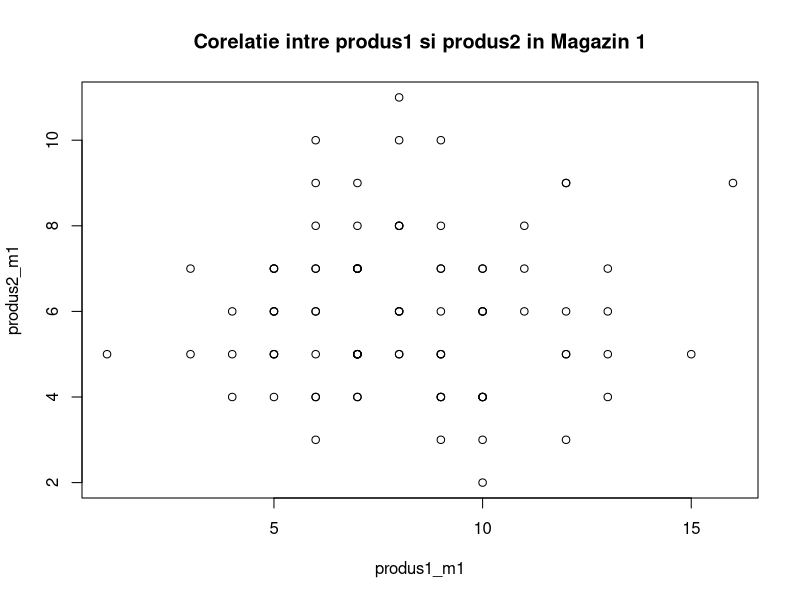
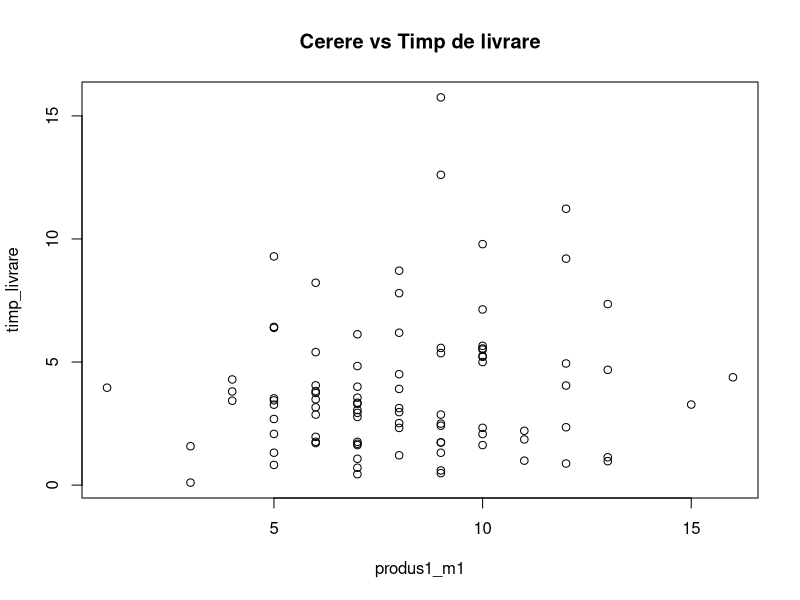
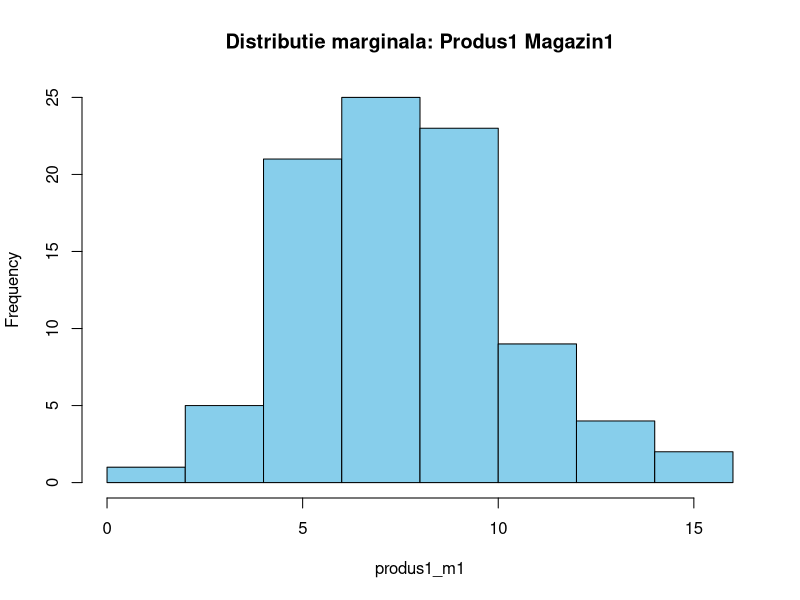
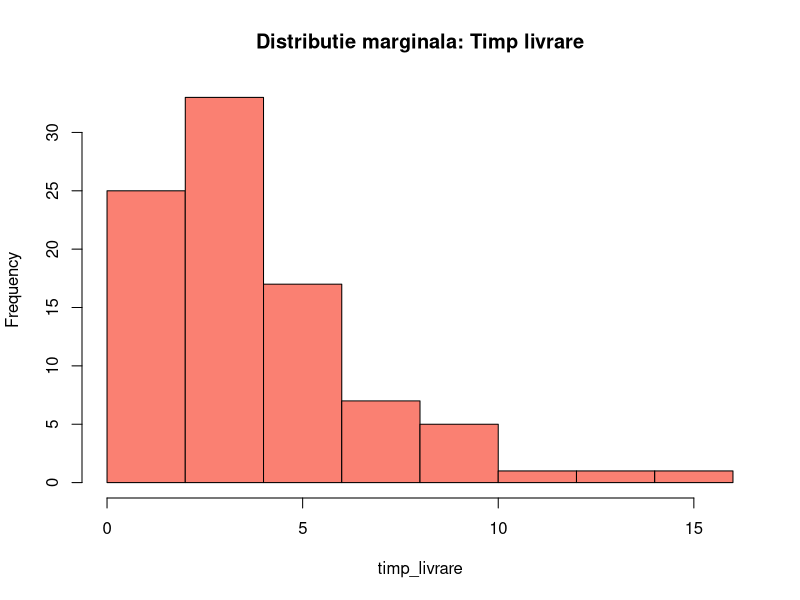
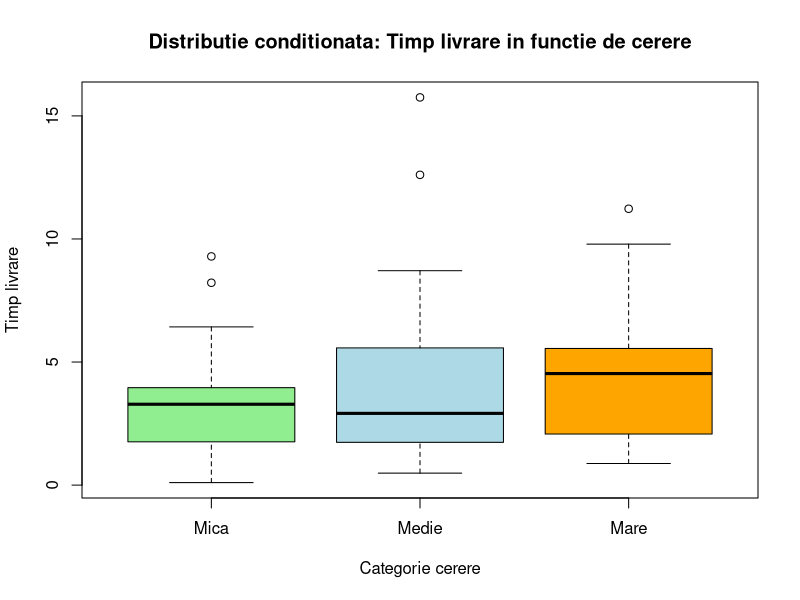
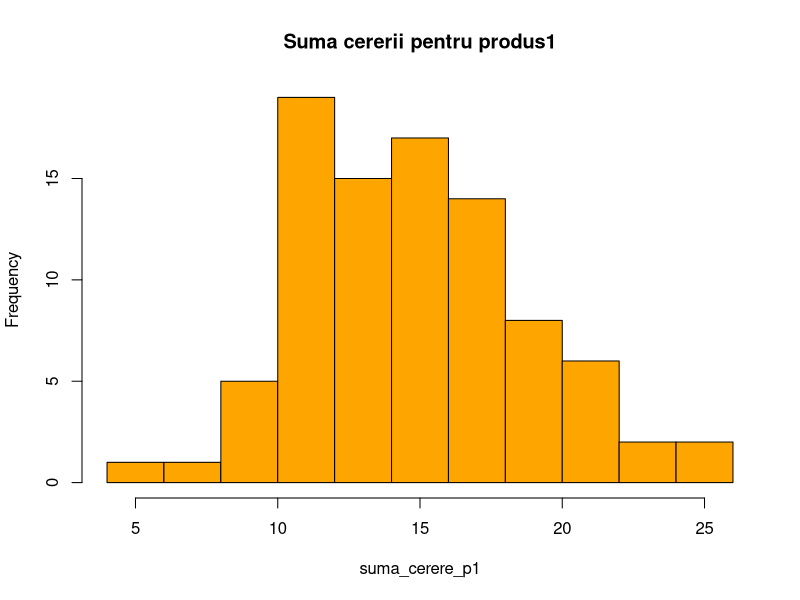
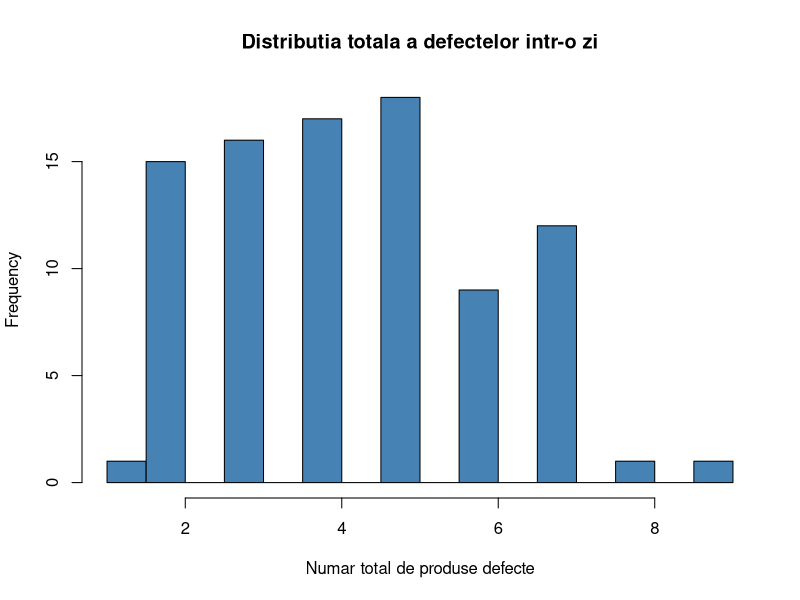
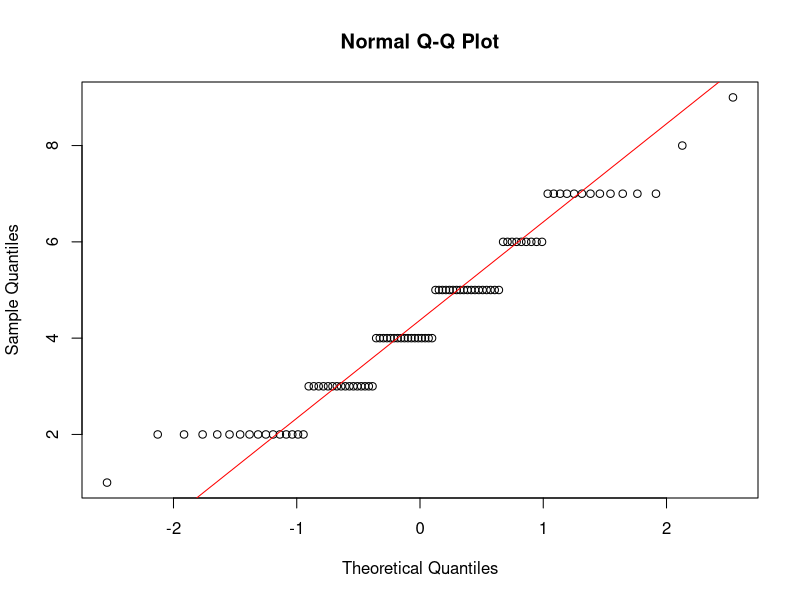

These figures' R source, in order:
set.seed(123)

# 1. Modelarea variabilelor aleatoare relevante
zile <- 90 # simulam 90 de zile

# Magazin 1
# Cerere zilnica pentru fiecare produs din magazinul 1
produs1_m1 <- rpois(zile, lambda = 8)      # Poisson - produs vandut rapid
produs2_m1 <- rbinom(zile, size = 20, prob = 0.3)  # Binomiala - produs vandut moderat
produs3_m1 <- rexp(zile, rate = 1/5)       # Exponentiala - produs cu cere variabila

# Magazin 2
# Cerere zilnica pentru fiecare produs din magazinul 2
produs1_m2 <- rpois(zile, lambda = 7)
produs2_m2 <- rbinom(zile, size = 20, prob = 0.4)
produs3_m2 <- rexp(zile, rate = 1/4)

# Timp de livrare (Gamma - continua, pozitiva)
timp_livrare <- rgamma(zile, shape = 2, rate = 0.5)

# Produse defecte la receptie (Binomiala)
produse_defecte <- rbinom(zile, size = 30, prob = 0.05)

# 2. Analiza bidimensionala si relatii intre variabile

# Corelatia dintre 2 produse din acelasi magazin
cor(produs1_m1, produs2_m1)
plot(produs1_m1, produs2_m1, main="Corelatie intre produs1 si produs2 in Magazin 1")
covarianta <- cov(produs1_m1, produs2_m1)
cat("Covarianta dintre produs1 si produs2 in magazinul 1 este:", covarianta, "\n")

# Corelatia intre cerere si timpul de livrare
cor(produs1_m1, timp_livrare)
plot(produs1_m1, timp_livrare, main="Cerere vs Timp de livrare")
cov_cerere_livrare <- cov(produs1_m1, timp_livrare)
cat("Covarianta intre cerere si timpul de livrare:", cov_cerere_livrare, "\n")

# Repartitii marginale
hist(produs1_m1, main="Distributie marginala: Produs1 Magazin1", col="skyblue")
hist(timp_livrare, main="Distributie marginala: Timp livrare", col="salmon")

# Repartitii conditionate
# Impartim cererea in 3 categorii: mica, medie, mare
categorie_cerere <- cut(produs1_m1,
                        breaks = quantile(produs1_m1, probs = c(0, 0.33, 0.66, 1)),
                        labels = c("Mica", "Medie", "Mare"),
                        include.lowest = TRUE)

# Timpul de livrare conditionat pe cerere
boxplot(timp_livrare ~ categorie_cerere,
        main = "Distributie conditionata: Timp livrare in functie de cerere",
        xlab = "Categorie cerere",
        ylab = "Timp livrare",
        col = c("lightgreen", "lightblue", "orange"))
# Interpretare practica: timpul de livrare creste odata cu cererea, inseamna ca cele doua sunt dependente.

# Test de independenta
# Discretizam ambele variabile
cut_cerere <- cut(produs1_m1, breaks = 4)
cut_timp <- cut(timp_livrare, breaks = 4)

# Construim tabelul de contingenta
tabel <- table(cut_cerere, cut_timp)

# Aplicam testul chi²
test_chi2 <- chisq.test(tabel)
print(test_chi2)

# Interpretare practica: 
# Daca p-value < 0.05, exista dependenta statistic semnificativa intre variabile.
# Daca p-value ≥ 0.05, nu putem afirma ca sunt dependente — pot fi independente.

# 3. Sume si transformari de variabile aleatoare

# Suma cereri pentru acelasi produs in cele doua magazine
suma_cerere_p1 <- produs1_m1 + produs1_m2
hist(suma_cerere_p1, main="Suma cererii pentru produs1", col="orange")

# Total defecte pentru toate produsele intr-o zi
defecte_totale <- produse_defecte + rbinom(zile, 30, 0.05) + rbinom(zile, 30, 0.05)

hist(defecte_totale, breaks = 15, col = "steelblue", main = "Distributia totala a defectelor intr-o zi",
     xlab = "Numar total de produse defecte")

# Media si deviatia standard
mean(defecte_totale)
sd(defecte_totale)

# QQ-plot pentru normalitate
qqnorm(defecte_totale)
qqline(defecte_totale, col = "red")
# QQ-plot-ul aproape liniar → aproximam distributia sumei ca Normala.

# Test de normalitate (Shapiro-Wilk)
shapiro.test(defecte_totale)
# Daca shapiro.test() are p > 0.05 → nu respingi normalitatea.

# Timp total de livrare pentru 2 produse (suma Gamma)
timp_total <- rgamma(zile, shape = 4, rate = 0.5)  # suma a doua Gamma(2,0.5)

zile <- 1000
t1 <- rgamma(zile, shape = 2, rate = 0.5)
t2 <- rgamma(zile, shape = 2, rate = 0.5)
timp_total <- t1 + t2

# Compara empiric vs teoretic
hist(timp_total, breaks = 50, probability = TRUE, col = "skyblue", main = "Suma Gamma(2, 0.5) + Gamma(2, 0.5)")
curve(dgamma(x, shape = 4, rate = 0.5), col = "red", lwd = 2, add = TRUE)
legend("topright", legend = c("Teoretic Gamma(4, 0.5)"), col = "red", lwd = 2)

cerere_produs1_total <- produs1_m1 + produs1_m2
# Aceasta suma este distribuita aproximativ ca Poisson(15)
# produs1_m1 ~ Poisson(8)
# produs1_m2 ~ Poisson(7)
# ⇒ suma ~ Poisson(8 + 7) = Poisson(15)

# 4. Aplicatii ale inegalitatilor probabilistice

# Aplicarea inegalitatii lui Cebisev
media <- mean(produs1_m1)
devst <- sd(produs1_m1)

k <- (media - 5) / devst
prob_cebisev <- 1 / (k^2)
cat("Probabilitatea (aproximativ) sa scada sub 5 bucati:", prob_cebisev, "\n")

# Inegalitatea lui Jensen: E[f(X)] ≥ f(E[X]) pentru functii convexe
stoc <- produs1_m1
mean_stoc_squared <- mean(stoc^2)
# (mean_stoc)^2  # Comparam cu mean_stoc_squared

# Bonus Inegalitatea lui Hoeffding
# Suma zilnica a cererii pentru produs1
cerere_totala_p1 <- produs1_m1 + produs1_m2  # aproximativ Poisson(15)

# Estimam empiric media cererii zilnice
media_cerere <- mean(cerere_totala_p1)

# Presupunem ca produsul este cerut de 90 de clienti in total (n = 90 variabile)
n <- 90
a <- 0  # cerere minima per client
b <- 1  # cerere maxima per client

# Vrem sa estimam riscul ca suma cererii sa depaseasca stocul
stoc <- 300
t <- stoc - n * media_cerere / n  # diferenta fata de media totala estimata

# Aplicam inegalitatea lui Hoeffding
hoeffding_bound <- exp(-2 * (t^2) / (n * (b - a)^2))
cat("Probabilitatea ca cererea sa depaseasca stocul (estimare Hoeffding):", hoeffding_bound, "\n")

# 5. Vizualizare si interpretare practica

# Vizualizare completa
par(mfrow=c(2,3))
hist(produs1_m1, col="lightblue", main="Produs 1 - Magazin 1", xlab="Cantitate")
hist(produs1_m2, col="lightgreen", main="Produs 1 - Magazin 2", xlab="Cantitate")
hist(timp_livrare, col="lightpink", main="Timp livrare", xlab="Zile")

# Heatmap pentru cererea comuna Produs1 M1 vs M2
heatmap(table(produs1_m1, produs1_m2),
        Rowv = NA, Colv = NA, col = heat.colors(256),
        main = "Heatmap: Cerere Produs 1 (M1 vs M2)")

# Matrice corelatii + diagrama
mat <- data.frame(produs1_m1, produs2_m1, produs3_m1, timp_livrare)
cor_mat <- cor(mat)
heatmap(cor_mat, col = terrain.colors(10), main = "Matrice corelatie")

# Scatterplot intre produs1 si produs2 in Magazin 1
plot(produs1_m1, produs2_m1,
     xlab="Produs 1", ylab="Produs 2", main="Corelatie: Produs1 vs Produs2 M1", col="darkblue")

# Functie pentru simulare interactiva a cererii si stocului
simuleaza_stocuri <- function(lambda = 8, stoc_initial = 300, zile = 30) {
  cerere <- rpois(zile, lambda)
  stoc_ram <- stoc_initial - cumsum(cerere)
  stoc_ram[stoc_ram < 0] <- 0
  
  plot(stoc_ram, type = "l", lwd=2, col = "darkred",
       main = paste("Simulare stoc - Lambda:", lambda, "| Stoc initial:", stoc_initial),
       xlab = "Zi", ylab = "Stoc ramas")
  abline(h = 0, col = "gray", lty=2)
}
simuleaza_stocuri(lambda = 10, stoc_initial = 350, zile = 45)
